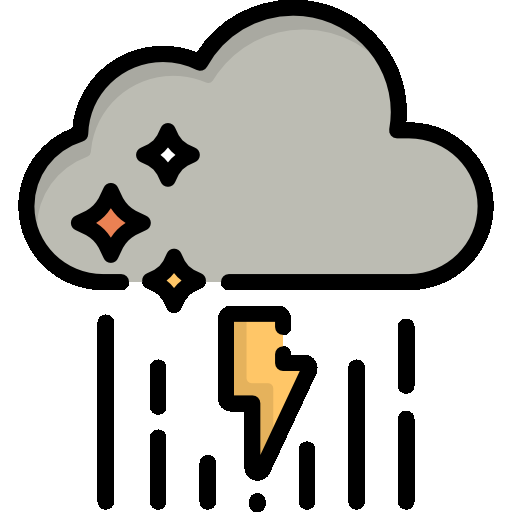
#> input picture pcd_script/gambar1B.png, 512 x 512 px, found by its file name
$ python 04_contour.py
#> lines starting #> are read from the running program, lines starting #| are printed output that depends on the picture; after the words box and inside, x2 and y2 are one past the last pixel; in counts of white or black regions, pixels touching at a corner belong together
import cv2
import matplotlib
import numpy as np
from matplotlib import pyplot as plt

imggambar = cv2.imread("gambar1b.png", 0)
#> imggambar: shape (512, 512); min 0, max 255, mean 189.5

kernel2 = np.ones((15, 15), np.uint8)
thresh = 170

cv2.putText(imggambar,"14",(0,20),cv2.FONT_HERSHEY_COMPLEX,1,(0,0,0),1)
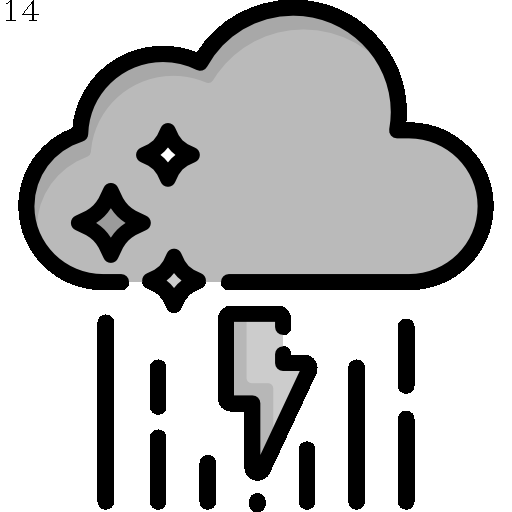
#> imggambar: shape (512, 512); min 0, max 255, mean 189.4
imgbinary = cv2.threshold(imggambar,thresh, 255, cv2.THRESH_BINARY)[1]
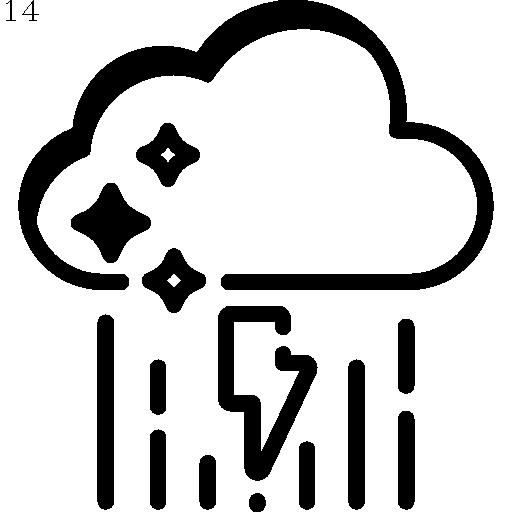
#> imgbinary: shape (512, 512); 80.5% white; 16 black regions, largest, box (x1, y1, x2, y2) and area: (18, 0, 494, 290) 23912, (218, 306, 318, 481) 6828, (97, 314, 114, 510) 3254
imginvers = ~imgbinary
imgdilation = cv2.dilate(imggambar, kernel2, iterations=1)
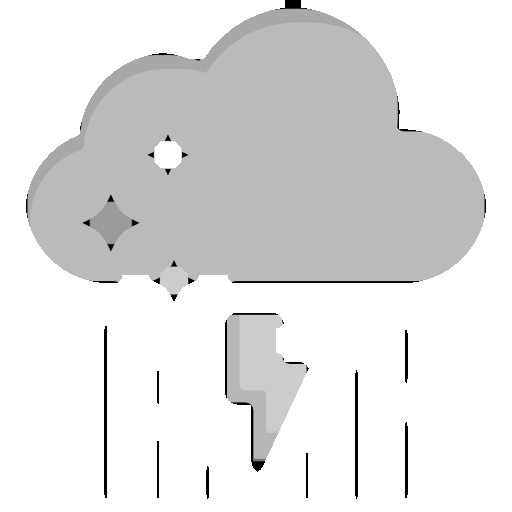
#> imgdilation: shape (512, 512); min 0, max 255, mean 226.1
tampil_hor = np.concatenate((imgbinary, imginvers), axis=1)
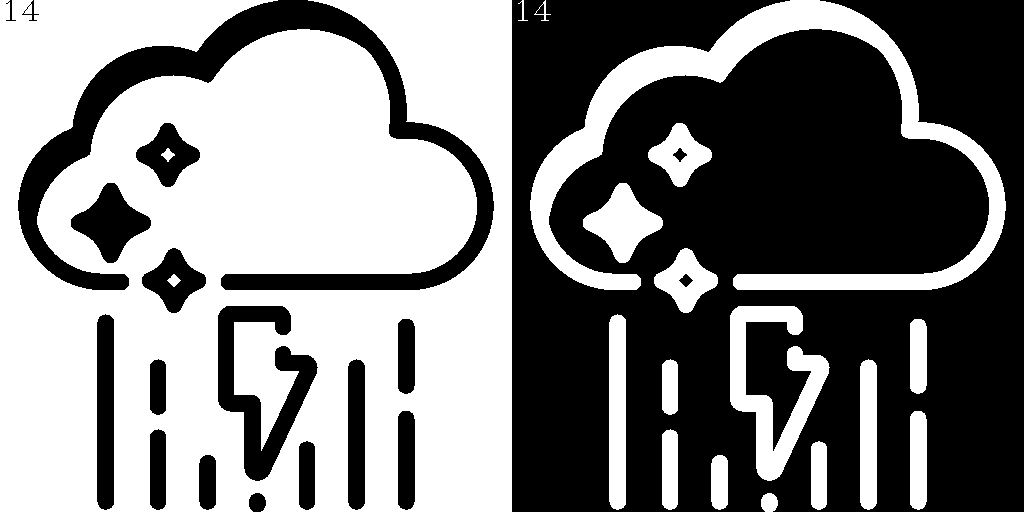
#> tampil_hor: shape (512, 1024); 50% white; 19 white regions, largest, box (x1, y1, x2, y2) and area: (0, 0, 512, 512) 210917, (530, 0, 1006, 290) 23912, (730, 306, 830, 481) 6828

cv2.imshow('hasil contour', imginvers)
cv2.waitKey(0)
cv2.destroyAllWindows()

$ run again, with pcd_script/Picture1.png copied over pcd_script/gambar1B.png
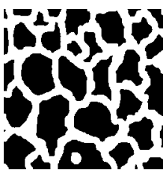
#> input picture pcd_script/Picture1.png, 166 x 173 px, found by its file name
#> imggambar is the input picture: shape (173, 166); min 0, max 255, mean 125
#> imggambar: shape (173, 166); 0.4% of pixels changed, all inside (x1, y1, x2, y2) = (6, 0, 39, 21)
#> `imgbinary = cv2.threshold(imggambar,thresh, 255, cv2.THRESH_BINARY)[1]`:
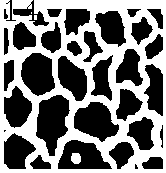
#> imgbinary: shape (173, 166); 47.4% white; 4 white regions (2 under 20 px), largest, box (x1, y1, x2, y2) and area: (0, 0, 166, 173) 13510, (71, 153, 81, 164) 94
#> `tampil_hor = np.concatenate((imgbinary, imginvers), axis=1)`:
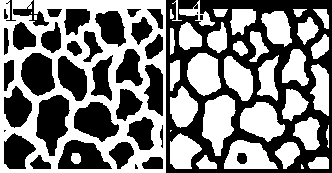
#> tampil_hor: shape (173, 332); 50% white; 38 white regions (4 under 20 px), largest, box (x1, y1, x2, y2) and area: (0, 0, 166, 173) 13510, (202, 95, 236, 156) 1343, (240, 102, 285, 142) 1163
